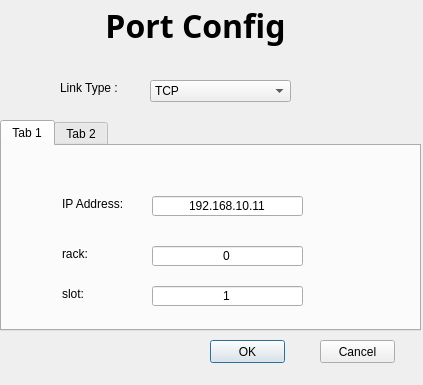
<?xml version="1.0" encoding="UTF-8"?>
<ui version="4.0">
 <class>Dialog</class>
 <widget class="QDialog" name="Dialog">
  <property name="geometry">
   <rect>
    <x>0</x>
    <y>0</y>
    <width>423</width>
    <height>385</height>
   </rect>
  </property>
  <property name="windowTitle">
   <string>Dialog</string>
  </property>
  <widget class="QTabWidget" name="tabWidget">
   <property name="geometry">
    <rect>
     <x>0</x>
     <y>120</y>
     <width>421</width>
     <height>211</height>
    </rect>
   </property>
   <property name="currentIndex">
    <number>0</number>
   </property>
   <property name="tabBarAutoHide">
    <bool>false</bool>
   </property>
   <widget class="QWidget" name="tab">
    <attribute name="title">
     <string>Tab 1</string>
    </attribute>
    <widget class="QLabel" name="label_2">
     <property name="geometry">
      <rect>
       <x>60</x>
       <y>50</y>
       <width>71</width>
       <height>16</height>
      </rect>
     </property>
     <property name="text">
      <string>IP Address:</string>
     </property>
    </widget>
    <widget class="QLabel" name="label_3">
     <property name="geometry">
      <rect>
       <x>60</x>
       <y>100</y>
       <width>71</width>
       <height>16</height>
      </rect>
     </property>
     <property name="text">
      <string>rack:</string>
     </property>
    </widget>
    <widget class="QLineEdit" name="lineE_IP">
     <property name="geometry">
      <rect>
       <x>150</x>
       <y>50</y>
       <width>151</width>
       <height>20</height>
      </rect>
     </property>
     <property name="text">
      <string>192.168.10.11</string>
     </property>
     <property name="alignment">
      <set>Qt::AlignCenter</set>
     </property>
    </widget>
    <widget class="QLineEdit" name="lineE_tcpStation">
     <property name="geometry">
      <rect>
       <x>150</x>
       <y>100</y>
       <width>151</width>
       <height>20</height>
      </rect>
     </property>
     <property name="text">
      <string>0</string>
     </property>
     <property name="alignment">
      <set>Qt::AlignCenter</set>
     </property>
    </widget>
    <widget class="QLabel" name="label_4">
     <property name="geometry">
      <rect>
       <x>60</x>
       <y>140</y>
       <width>71</width>
       <height>16</height>
      </rect>
     </property>
     <property name="text">
      <string>slot:</string>
     </property>
    </widget>
    <widget class="QLineEdit" name="lineE_slot">
     <property name="geometry">
      <rect>
       <x>150</x>
       <y>140</y>
       <width>151</width>
       <height>20</height>
      </rect>
     </property>
     <property name="text">
      <string>1</string>
     </property>
     <property name="alignment">
      <set>Qt::AlignCenter</set>
     </property>
    </widget>
   </widget>
   <widget class="QWidget" name="tab_2">
    <attribute name="title">
     <string>Tab 2</string>
    </attribute>
    <widget class="QComboBox" name="stopBitsCombo">
     <property name="geometry">
      <rect>
       <x>160</x>
       <y>160</y>
       <width>97</width>
       <height>20</height>
      </rect>
     </property>
     <item>
      <property name="text">
       <string>1</string>
      </property>
     </item>
     <item>
      <property name="text">
       <string>3</string>
      </property>
     </item>
     <item>
      <property name="text">
       <string>2</string>
      </property>
     </item>
    </widget>
    <widget class="QComboBox" name="parityCombo">
     <property name="geometry">
      <rect>
       <x>160</x>
       <y>130</y>
       <width>97</width>
       <height>20</height>
      </rect>
     </property>
     <property name="currentText">
      <string>Even</string>
     </property>
     <property name="currentIndex">
      <number>1</number>
     </property>
     <item>
      <property name="text">
       <string>None</string>
      </property>
     </item>
     <item>
      <property name="text">
       <string>Even</string>
      </property>
     </item>
     <item>
      <property name="text">
       <string>Odd</string>
      </property>
     </item>
     <item>
      <property name="text">
       <string>Space</string>
      </property>
     </item>
     <item>
      <property name="text">
       <string>Mark</string>
      </property>
     </item>
    </widget>
    <widget class="QComboBox" name="portCombo">
     <property name="geometry">
      <rect>
       <x>160</x>
       <y>10</y>
       <width>97</width>
       <height>20</height>
      </rect>
     </property>
    </widget>
    <widget class="QSpinBox" name="addressSpinner">
     <property name="geometry">
      <rect>
       <x>160</x>
       <y>40</y>
       <width>91</width>
       <height>20</height>
      </rect>
     </property>
     <property name="maximum">
      <number>256</number>
     </property>
     <property name="value">
      <number>1</number>
     </property>
    </widget>
    <widget class="QLabel" name="label_baudRate">
     <property name="geometry">
      <rect>
       <x>60</x>
       <y>70</y>
       <width>98</width>
       <height>20</height>
      </rect>
     </property>
     <property name="text">
      <string>Baud Rate:</string>
     </property>
    </widget>
    <widget class="QLabel" name="label_parity">
     <property name="geometry">
      <rect>
       <x>60</x>
       <y>130</y>
       <width>98</width>
       <height>20</height>
      </rect>
     </property>
     <property name="text">
      <string>Parity:</string>
     </property>
    </widget>
    <widget class="QLabel" name="label_comPort">
     <property name="geometry">
      <rect>
       <x>60</x>
       <y>10</y>
       <width>98</width>
       <height>20</height>
      </rect>
     </property>
     <property name="text">
      <string>COM Port:</string>
     </property>
    </widget>
    <widget class="QLabel" name="label_dataBits">
     <property name="geometry">
      <rect>
       <x>60</x>
       <y>100</y>
       <width>98</width>
       <height>20</height>
      </rect>
     </property>
     <property name="text">
      <string>Data Bits:</string>
     </property>
    </widget>
    <widget class="QComboBox" name="dataBitsCombo">
     <property name="geometry">
      <rect>
       <x>160</x>
       <y>100</y>
       <width>97</width>
       <height>20</height>
      </rect>
     </property>
     <property name="currentText">
      <string>5</string>
     </property>
     <item>
      <property name="text">
       <string>5</string>
      </property>
     </item>
     <item>
      <property name="text">
       <string>6</string>
      </property>
     </item>
     <item>
      <property name="text">
       <string>7</string>
      </property>
     </item>
     <item>
      <property name="text">
       <string>8</string>
      </property>
     </item>
    </widget>
    <widget class="QLabel" name="label_stopBits">
     <property name="geometry">
      <rect>
       <x>60</x>
       <y>159</y>
       <width>91</width>
       <height>21</height>
      </rect>
     </property>
     <property name="text">
      <string>Stop Bits:</string>
     </property>
    </widget>
    <widget class="QLabel" name="label_address">
     <property name="geometry">
      <rect>
       <x>60</x>
       <y>40</y>
       <width>98</width>
       <height>20</height>
      </rect>
     </property>
     <property name="text">
      <string>Address :</string>
     </property>
    </widget>
    <widget class="QComboBox" name="baudCombo">
     <property name="geometry">
      <rect>
       <x>160</x>
       <y>70</y>
       <width>97</width>
       <height>20</height>
      </rect>
     </property>
     <property name="currentText">
      <string>1200</string>
     </property>
     <item>
      <property name="text">
       <string>1200</string>
      </property>
     </item>
     <item>
      <property name="text">
       <string>2400</string>
      </property>
     </item>
     <item>
      <property name="text">
       <string>4800</string>
      </property>
     </item>
     <item>
      <property name="text">
       <string>9600</string>
      </property>
     </item>
     <item>
      <property name="text">
       <string>19200</string>
      </property>
     </item>
     <item>
      <property name="text">
       <string>38400</string>
      </property>
     </item>
     <item>
      <property name="text">
       <string>57600</string>
      </property>
     </item>
     <item>
      <property name="text">
       <string>115200</string>
      </property>
     </item>
    </widget>
   </widget>
  </widget>
  <widget class="QPushButton" name="pushB_ok">
   <property name="geometry">
    <rect>
     <x>210</x>
     <y>340</y>
     <width>75</width>
     <height>23</height>
    </rect>
   </property>
   <property name="text">
    <string>OK</string>
   </property>
  </widget>
  <widget class="QPushButton" name="pushB_cancel">
   <property name="geometry">
    <rect>
     <x>320</x>
     <y>340</y>
     <width>75</width>
     <height>23</height>
    </rect>
   </property>
   <property name="text">
    <string>Cancel</string>
   </property>
  </widget>
  <widget class="QComboBox" name="comb_Type">
   <property name="geometry">
    <rect>
     <x>150</x>
     <y>80</y>
     <width>141</width>
     <height>22</height>
    </rect>
   </property>
   <item>
    <property name="text">
     <string>TCP</string>
    </property>
   </item>
   <item>
    <property name="text">
     <string>RS485</string>
    </property>
   </item>
  </widget>
  <widget class="QLabel" name="label_bgHeader">
   <property name="geometry">
    <rect>
     <x>0</x>
     <y>0</y>
     <width>441</width>
     <height>51</height>
    </rect>
   </property>
   <property name="text">
    <string/>
   </property>
   <property name="pixmap">
    <pixmap resource="image.qrc">:/icon/Icon/Background_head.png</pixmap>
   </property>
   <property name="scaledContents">
    <bool>true</bool>
   </property>
  </widget>
  <widget class="QLabel" name="label_programName">
   <property name="geometry">
    <rect>
     <x>40</x>
     <y>0</y>
     <width>311</width>
     <height>51</height>
    </rect>
   </property>
   <property name="font">
    <font>
     <family>微软雅黑</family>
     <pointsize>24</pointsize>
     <weight>75</weight>
     <bold>true</bold>
    </font>
   </property>
   <property name="text">
    <string>Port Config</string>
   </property>
   <property name="alignment">
    <set>Qt::AlignCenter</set>
   </property>
  </widget>
  <widget class="QLabel" name="label">
   <property name="geometry">
    <rect>
     <x>60</x>
     <y>80</y>
     <width>81</width>
     <height>16</height>
    </rect>
   </property>
   <property name="text">
    <string>Link Type :</string>
   </property>
  </widget>
 </widget>
 <resources>
  <include location="image.qrc"/>
 </resources>
 <connections/>
</ui>
